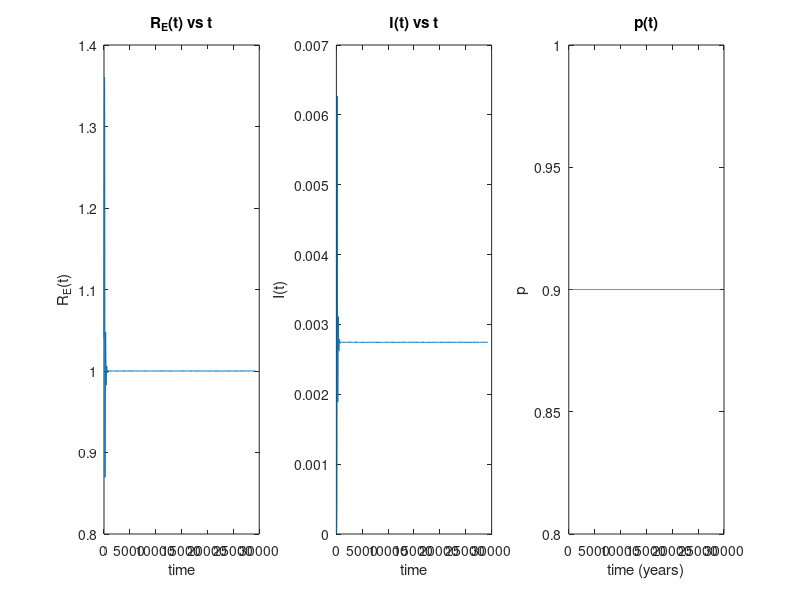

Write MATLAB code to recreate this figure.
clear all;
close all;
% Parameter definitions
mu = 1/78;          % Birth and death rate (1/L, where L is life expectancy)
v = 1/7;           % Rate of recovery from infection
R_0 = 15;          % Basic Reproduction Number
beta = R_0*(mu+v); % Transmission rate
p_2008 = 0.90;     % Constant vaccination coverage

% Differential equations
f = @(t,y) [
    mu*(1-p_2008) - mu*y(1) - beta*y(1)*y(2);  % dS/dt
    beta*y(1)*y(2) - (mu+v)*y(2);              % dI/dt
];

% Initial conditions
S0 = 1.04/R_0;
I0 = 0.82e-5;

% Time span
tspan = [0, 80*365];

% Solve the differential equations using ode45
[t, Y] = ode45(f, tspan, [S0 I0]);

% Plotting
figure;
subplot(1,3,1); % Adjusted to 2 subplots
plot(t, R_0*Y(:,1)); % R_E(t) = R_0*S(t)
title('R_E(t) vs t');
xlabel('time');
ylabel('R_E(t)');

subplot(1,3,2);
plot(t, Y(:,2));
title('I(t) vs t');
xlabel('time');
ylabel('I(t)');

subplot(1,3,3);
plot(t, ones(size(t))*p_2008);
title('p(t)');
xlabel('time (years)');
ylabel('p');
